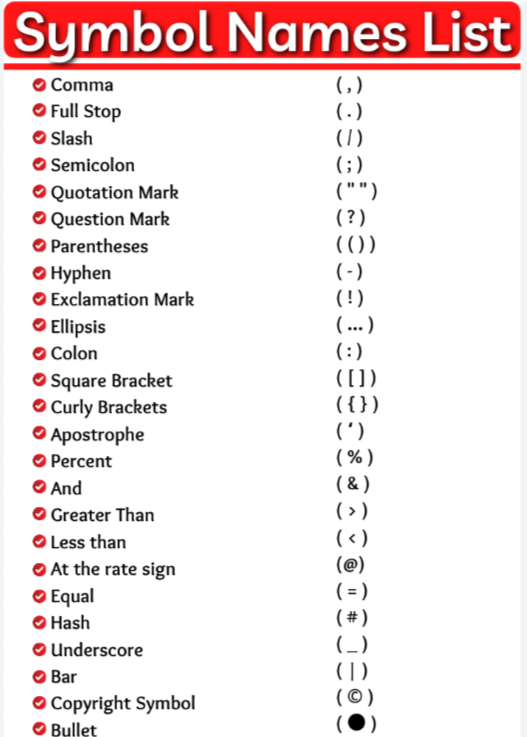
#> input picture Punctuation marks.png, 527 x 737 px
$ python GYOTBN.py
#> lines starting #> are read from the running program, lines starting #| are printed output that depends on the picture
#Based_on_Numpy_Fundamentals

import os
import numpy as np
from PIL import Image

def generate_thumbnail():
    print("GYOTBN - GET YOUR OWN THUMBNAIL")

    # PROVIDE THE FILE PATH
    file_path = input("Enter the path to your image file (e.g., photo.jpg): ").strip()
#> the answer given: Punctuation marks.png

    if not os.path.exists(file_path):
        print("Error: File not found! Please check the path and try again.")
        return

    # IMAGE LOADING INTO A NUMPY ARRAY
    try:
        img = Image.open(file_path)
#> img is the input picture: PIL image 527x737 RGBA; mean R, G, B, A 244.5, 230, 230.1, 255
        img_array = np.array(img)
        print(f"\nImage loaded successfully!")
        print(f"Original Dimensions (Height, Width, Channels): {img_array.shape}")
#| Original Dimensions (Height, Width, Channels): (737, 527, 4)
    except Exception as e:
        print(f"Error in loading image: {e}")
        return

    # IMAGE SLICING FOR THUMBNAIL
    height, width = img_array.shape[0], img_array.shape[1]
#> height = 737; width = 527
    min_dim = min(height, width)
#> min_dim = 527

    # Calcualting the center bounding box co-ordinates
    start_y = (height - min_dim) // 2
#> start_y = 105
    start_x = (width - min_dim) // 2
#> start_x = 0

    # Cropping the central region using array slicing
    cropped_array = img_array[start_y:start_y + min_dim, start_x:start_x + min_dim]
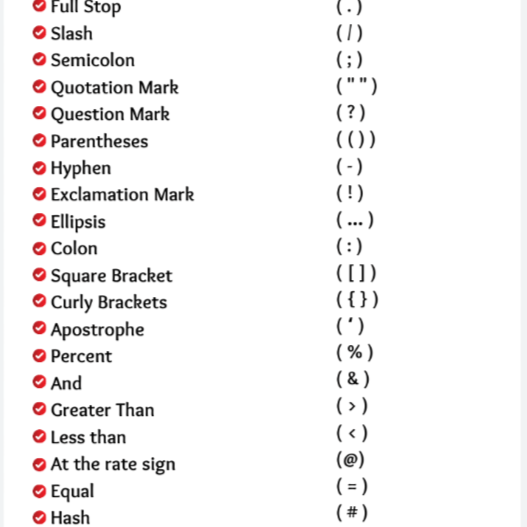
#> cropped_array: shape (527, 527, 4); mean R, G, B, A 245.6, 244.1, 244.2, 255

    # Sub-Sampling/Striding for Resizing the Thumbnail
    # Skipping pixels uniformly for Downsampling the array
    scale_factor = max(1, min_dim // 200)  # Target ~200x200 px
#> scale_factor = 2
    thumbnail_array = cropped_array[::scale_factor, ::scale_factor]
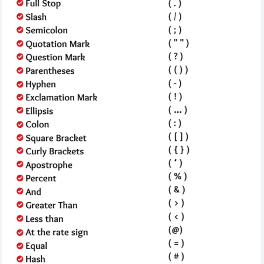
#> thumbnail_array: shape (264, 264, 4); mean R, G, B, A 245.7, 244.2, 244.2, 255

    # SAVE YOUR THUMBNAIL
    output_img = Image.fromarray(thumbnail_array)
    output_filename = "personalized_thumbnail.png"
    output_img.save(output_filename)

    print(f"\nSuccess! Thumbnail Generated : {thumbnail_array.shape}")
#| Success! Thumbnail Generated : (264, 264, 4)
    print(f"Saved output as: {os.path.abspath(output_filename)}")

if __name__ == "__main__":
    generate_thumbnail()
